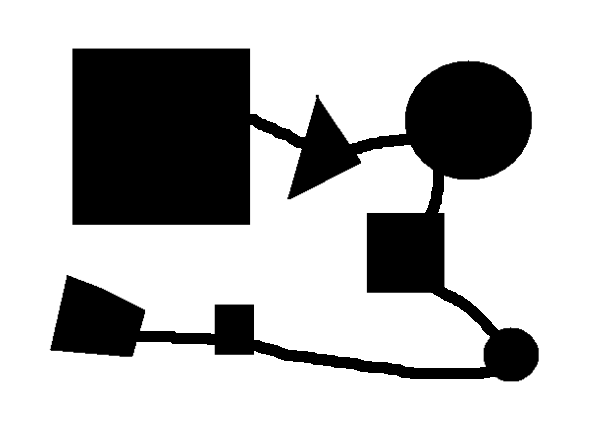
#> input picture imagens/image copy.png, 615 x 441 px
$ python rotulacao.py
#> lines starting #> are read from the running program, lines starting #| are printed output that depends on the picture
from PIL import Image
from collections import deque

def rotulacao(caminhoImagem):
#> called with caminhoImagem = './imagens/image copy.png'
    imagem = Image.open(caminhoImagem).convert("RGB")
    largura, altura = imagem.size
#> largura = 615; altura = 441

    imagemRotulada = Image.new("RGB", (largura, altura))
#> imagemRotulada: PIL image 615x441 RGB; every value is 0
    pixelsImagem = imagem.load()
    pixelsImagemRotulada = imagemRotulada.load()

    visitado = [[False for _ in range(altura)] for _ in range(largura)]

    coresRotulos = [
        (255, 0, 0),    # Vermelho
        (0, 255, 0),    # Verde
        (0, 0, 255),    # Azul
        (255, 255, 0),  # Amarelo
        (255, 0, 255),  # Magenta
        (0, 255, 255)   # Ciano
    ]

    corIndex = 0

    def flood_fill(x, y, corRotulo):
        queue = deque([(x, y)])
        visitado[x][y] = True
        while queue:
            px, py = queue.popleft()
            pixelsImagemRotulada[px, py] = corRotulo

            for dx, dy in [(-1, 0), (1, 0), (0, -1), (0, 1)]:
                nx, ny = px + dx, py + dy
                if 0 <= nx < largura and 0 <= ny < altura:
                    if not visitado[nx][ny] and pixelsImagem[nx, ny] == (0, 0, 0):  # Somente pixels pretos
                        visitado[nx][ny] = True
                        queue.append((nx, ny))

    for x in range(largura):
        for y in range(altura):
            if pixelsImagem[x, y] == (0, 0, 0) and not visitado[x][y]:
                flood_fill(x, y, coresRotulos[corIndex % len(coresRotulos)])
                corIndex += 1
#> after the loop, corIndex = 1

    imagemRotulada.save('imagemRotulada.png')
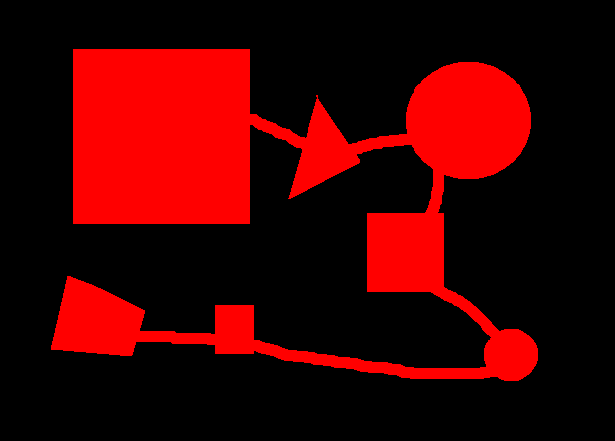
#> saved as imagemRotulada.png: PIL image 615x441 RGB; mean R, G, B 63.4, 0, 0

rotulacao('./imagens/image copy.png')
